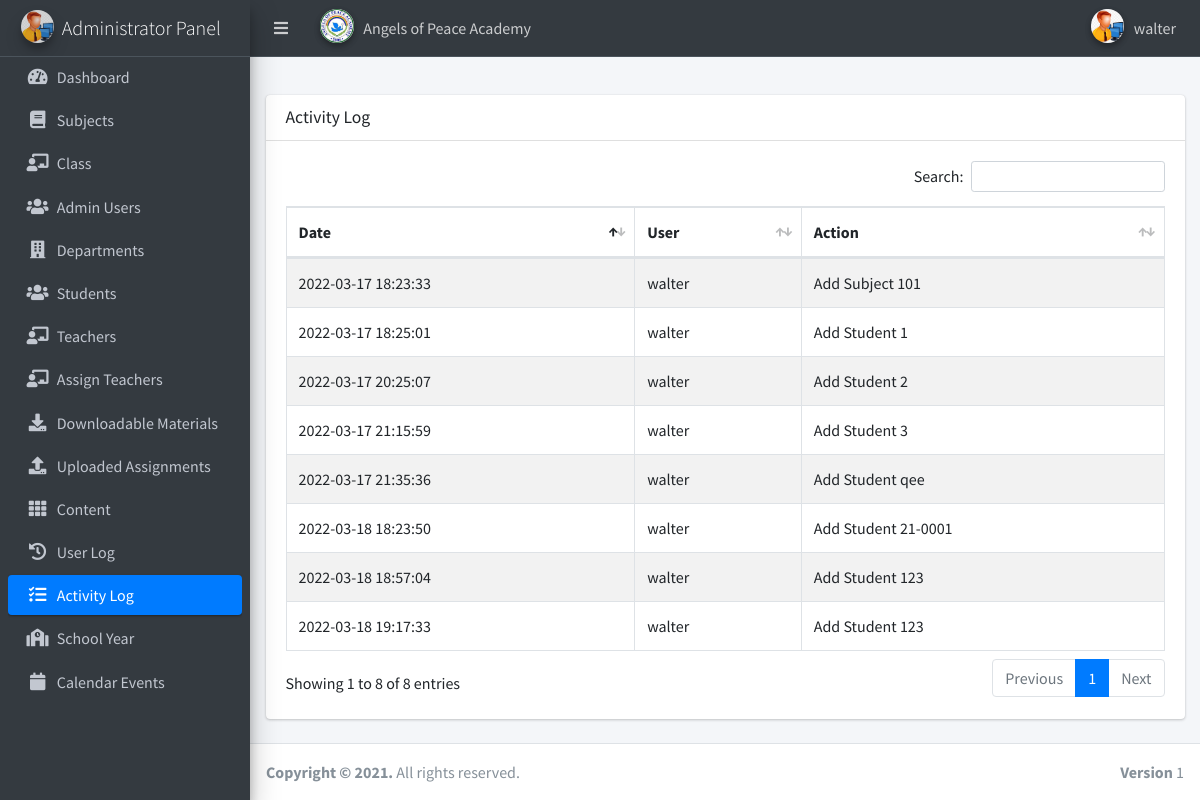
The app's page /lms/admin/activity_log.php (signed in) with its own data.
### tables this page shows
CREATE TABLE `users` (
  `user_id` int(11) NOT NULL,
  `username` varchar(100) NOT NULL,
  `password` varchar(100) NOT NULL,
  `firstname` varchar(100) NOT NULL,
  `lastname` varchar(100) NOT NULL
);

CREATE TABLE `activity_log` (
  `activity_log_id` int(11) NOT NULL,
  `username` varchar(100) NOT NULL,
  `date` varchar(100) NOT NULL,
  `action` varchar(100) NOT NULL
);

### lms/admin/session.php (called while the page is built, shortened)
<?php
$session_id=$_SESSION['id'];
?>

### lms/admin/activity_log.php (the view, shortened to what this page needs)
<?php include('header.php'); ?>
    <?php  include('session.php'); ?>
		<!DOCTYPE html>
<html lang="en">
<body class="hold-transition sidebar-mini layout-navbar-fixed layout-fixed">
<div class="wrapper">
  <?php include('navbarmain.php'); ?>
  <div class="content-wrapper">
    <section class="content-header">
    </section>
    <section class="content">
      <div class="container-fluid">
        <div class="row">
          <div class="col-12">
            <div class="card">
              <div class="card-header">
                <h3 class="card-title">Activity Log</h3>
              </div>
              <div class="card-body">
			  <form action="delete_subject.php" method="post">
                <table id="example1" class="table table-bordered table-striped">
                  <thead>
                  <tr>
                  <th>Date</th>
												<th>User</th>
												<th>Action</th>
                  </tr>
                  </thead>
                  <tbody>
         	<?php
										$query = mysqli_query($conn,"select * from  activity_log")or die(mysqli_error());
										while($row = mysqli_fetch_array($query)){
									?>
										<tr>
                                         <td><?php  echo $row['date']; ?></td>
                                         <td><?php echo $row['username']; ?></td>
                                         <td><?php echo $row['action']; ?></td>
                                </tr>
						 <?php } ?>
                  </tbody>
                </table>
				</form>
              </div>
            </div>
          </div>
        </div>
      </div>
    </section>
  </div>
 <?php include('footer.php'); ?>
</div>
</body>
</html>

### lms/admin/header.php (shortened to what this page needs)
<!DOCTYPE html>
<html lang="en">
<head>
  <link rel="stylesheet" href="plugins/fontawesome-free/css/all.min.css">
  <link rel="stylesheet" href="plugins/datatables-bs4/css/dataTables.bootstrap4.min.css">
  <link rel="stylesheet" href="plugins/datatables-responsive/css/responsive.bootstrap4.min.css">
  <link rel="stylesheet" href="plugins/datatables-buttons/css/buttons.bootstrap4.min.css">
   <link rel="stylesheet" href="https://code.ionicframework.com/ionicons/2.0.1/css/ionicons.min.css">
  <link rel="stylesheet" href="../../dist/css/adminlte.min.css">
  <link rel="stylesheet" href="plugins/summernote/summernote-bs4.min.css">
 <link rel="stylesheet" href="plugins/fullcalendar/main.css">
</head>

### lms/admin/navbarmain.php (shortened to what this page needs)
<nav class="main-header navbar navbar-expand navbar-dark navbar-light">
  <ul class="navbar-nav">
    <li class="nav-item">
      <a class="nav-link" data-widget="pushmenu" href="#" role="button"><i class="fas fa-bars"></i></a>
    </li>
   <li class="nav-item dropdown user-menu">
      <a href="#" class="nav-link dropdown-toggle" data-toggle="dropdown">
        <img src="../../dist/img/logo.jpg" class="user-image img-circle elevation-2" alt="logo">
        <span class="d-none d-md-inline">Angels of Peace Academy</span>
      </a>
    </li>
  </ul>
  <ul class="navbar-nav ml-auto">
  <li class="nav-item dropdown user-menu">
  	<?php $query= mysqli_query($conn,"select * from users where user_id = '$session_id'")or die(mysqli_error());
		$row = mysqli_fetch_array($query);
?>
      <a href="#" class="nav-link dropdown-toggle" data-toggle="dropdown">
        <img src="../../dist/img/admin_avatar.png" class="user-image img-circle elevation-2" alt="User Image">
        <span class="d-none d-md-inline"><?php echo $row['username'];  ?></span>
      </a>
    </li>
  </ul>
</nav>
  <aside class="main-sidebar sidebar-dark-primary elevation-4">
 <a href="dashboard.php" class="brand-link">
    <img src="../../dist/img/admin_avatar.png" alt=" Logo" class="brand-image img-circle elevation-3" style="opacity: .8">
    <span class="brand-text font-weight-light">Administrator Panel</span>
  </a>
  <div class="sidebar">
    <nav class="mt-2">
      <ul class="nav nav-pills nav-sidebar flex-column" data-widget="treeview" role="menu" data-accordion="false">
        <li class="nav-item">
  <a class="nav-link <?php echo (basename($_SERVER['PHP_SELF'])=="dashboard.php")?"active":""?>"href="dashboard.php">
            <i class="nav-icon fas fa-tachometer-alt"></i>
            <p>
              Dashboard
            </p>
          </a>
        </li>
        <li class="nav-item">
  <a class="nav-link <?php echo (basename($_SERVER['PHP_SELF'])=="subjects.php")?"active":""?>"href="subjects.php">
            <i class="nav-icon fas fa-book"></i>
            <p>
              Subjects
            </p>
          </a>
        </li>
        <li class="nav-item">
         	<a class="nav-link <?php echo (basename($_SERVER['PHP_SELF'])=="class.php")?"active":""?>"href="class.php">
            <i class="nav-icon fas fa-chalkboard-teacher"></i>
            <p>
              Class
            </p>
          </a>
        </li>
        <li class="nav-item">
          <a class="nav-link <?php echo (basename($_SERVER['PHP_SELF'])=="admin_user.php")?"active":""?>"href="admin_user.php">
            <i class="nav-icon fas fa-users"></i>
            <p>
              Admin Users
            </p>
          </a>
        </li>
         <li class="nav-item">
           <a class="nav-link <?php echo (basename($_SERVER['PHP_SELF'])=="department.php")?"active":""?>"href="department.php">
            <i class="nav-icon fas fa-building"></i>
            <p>
             Departments
            </p>
          </a>
        </li>
   <li class="nav-item">
          <a class="nav-link <?php echo (basename($_SERVER['PHP_SELF'])=="students.php")?"active":""?>"href="students.php">
            <i class="nav-icon fas fa-users"></i>
            <p>
             Students
            </p>
          </a>
        </li>
   <li class="nav-item">
          <a class="nav-link <?php echo (basename($_SERVER['PHP_SELF'])=="teachers.php")?"active":""?>"href="teachers.php">
            <i class="nav-icon fas fa-chalkboard-teacher"></i>
            <p>
             Teachers
            </p>
          </a>
        </li>
   <li class="nav-item">
          <a class="nav-link <?php echo (basename($_SERVER['PHP_SELF'])=="assign_teacher.php")?"active":""?>"href="assign_teacher.php">
            <i class="nav-icon fas fa-chalkboard-teacher"></i>
            <p>
             Assign Teachers
            </p>
          </a>
        </li>
   <li class="nav-item">
           <a class="nav-link <?php echo (basename($_SERVER['PHP_SELF'])=="downloadable.php")?"active":""?>"href="downloadable.php">
            <i class="nav-icon fas fa-download"></i>
            <p>
             Downloadable Materials
            </p>
          </a>
        </li>
   <li class="nav-item">
           <a class="nav-link <?php echo (basename($_SERVER['PHP_SELF'])=="assignment.php")?"active":""?>"href="assignment.php">
            <i class="nav-icon fas fa-upload"></i>
            <p>
             Uploaded Assignments
            </p>
          </a>
        </li>
   <li class="nav-item">
          <a class="nav-link <?php echo (basename($_SERVER['PHP_SELF'])=="content.php")?"active":""?>"href="content.php">
            <i class="nav-icon fas fa-th"></i>
            <p>
             Content
            </p>
          </a>
        </li>
   <li class="nav-item">
           <a class="nav-link <?php echo (basename($_SERVER['PHP_SELF'])=="user_log.php")?"active":""?>"href="user_log.php">
            <i class="nav-icon fas fa-history"></i>
            <p>
              User Log
            </p>
          </a>
        </li>
   <li class="nav-item">
           <a class="nav-link <?php echo (basename($_SERVER['PHP_SELF'])=="activity_log.php")?"active":""?>"href="activity_log.php">
            <i class="nav-icon fas fa-tasks"></i>
            <p>
              Activity Log
            </p>
          </a>
        </li>
   <li class="nav-item">
           <a class="nav-link <?php echo (basename($_SERVER['PHP_SELF'])=="school_year.php")?"active":""?>"href="school_year.php">
            <i class="nav-icon fas fa-school"></i>
            <p>
            School Year
            </p>
          </a>
        </li>
   <li class="nav-item">
           <a class="nav-link <?php echo (basename($_SERVER['PHP_SELF'])=="calendar_of_events.php")?"active":""?>"href="calendar_of_events.php">
            <i class="nav-icon fas fa-calendar"></i>
            <p>
              Calendar Events
            </p>
          </a>
        </li>
      </ul>
  </div>
</aside>

### lms/admin/footer.php
<footer class="main-footer">
    <div class="float-right d-none d-sm-block">
      <b>Version</b> 1
    </div>
    <strong>Copyright &copy; 2021.</strong> All rights reserved.
  </footer>

### records on screen
users: username "walter"
activity_log: date "2022-03-17 18:23:33", username "walter", action "Add Subject 101"
activity_log: date "2022-03-17 18:25:01", username "walter", action "Add Student 1"
activity_log: date "2022-03-17 20:25:07", username "walter", action "Add Student 2"
activity_log: date "2022-03-17 21:15:59", username "walter", action "Add Student 3"
activity_log: date "2022-03-17 21:35:36", username "walter", action "Add Student qee"
activity_log: date "2022-03-18 18:23:50", username "walter", action "Add Student 21-0001"
activity_log: date "2022-03-18 18:57:04", username "walter", action "Add Student 123"
activity_log: date "2022-03-18 19:17:33", username "walter", action "Add Student 123"
